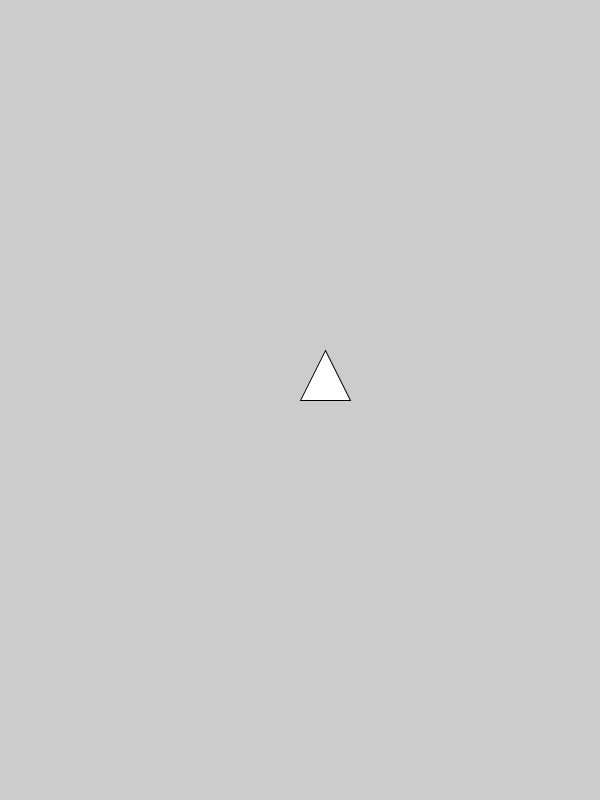
Frame 1 (no input)
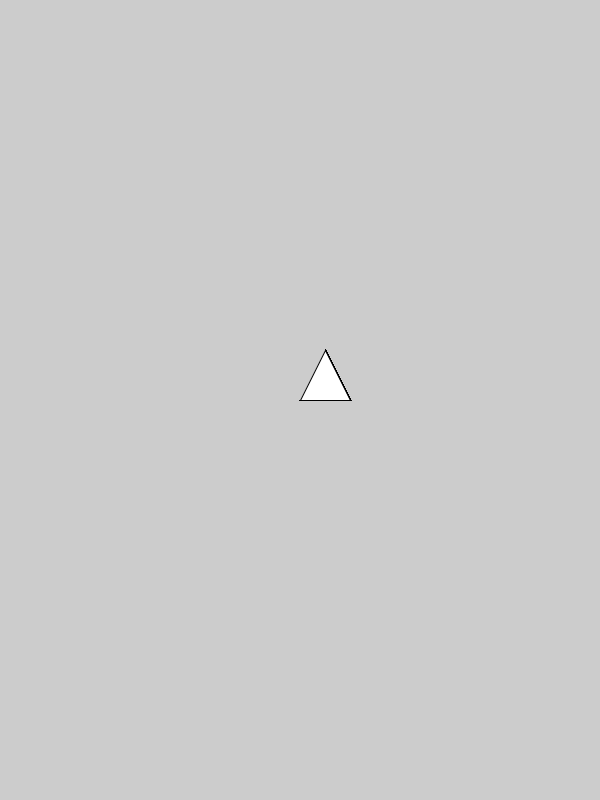
Frame 60 (the mouse pressed at the canvas centre just before this capture)
Frame 120 (the mouse held since frame 60 and released just before this capture): identical to frame 60, image omitted

The Processing sketch that drew these frames (run headless with seeded random() and noise(); from frame 60 on, the mouse is pressed at the canvas centre):

// Processing sketch: tarsia_maker
// ── tarsia_maker.pde
int TRIANGLE_SIZE = 50;
Triangle triangle;
void setup() {
  size(600,800);
  triangle = new Triangle(width/2, height/2);
}

void draw() {
  triangle.display();
}

// ── triangle.pde
class Triangle {
  PVector pos1;
  PVector pos2;
  PVector pos3;
  Triangle(int x, int y) {
    this.pos1 = new PVector(x,y);
    this.pos2 = new PVector(x+TRIANGLE_SIZE, y);
    this.pos3 = new PVector(x+(TRIANGLE_SIZE/2), y-TRIANGLE_SIZE);
  }
  
  void display() {
    triangle(this.pos1.x, this.pos1.y, this.pos2.x, this.pos2.y, this.pos3.x, this.pos3.y);
  }
}
